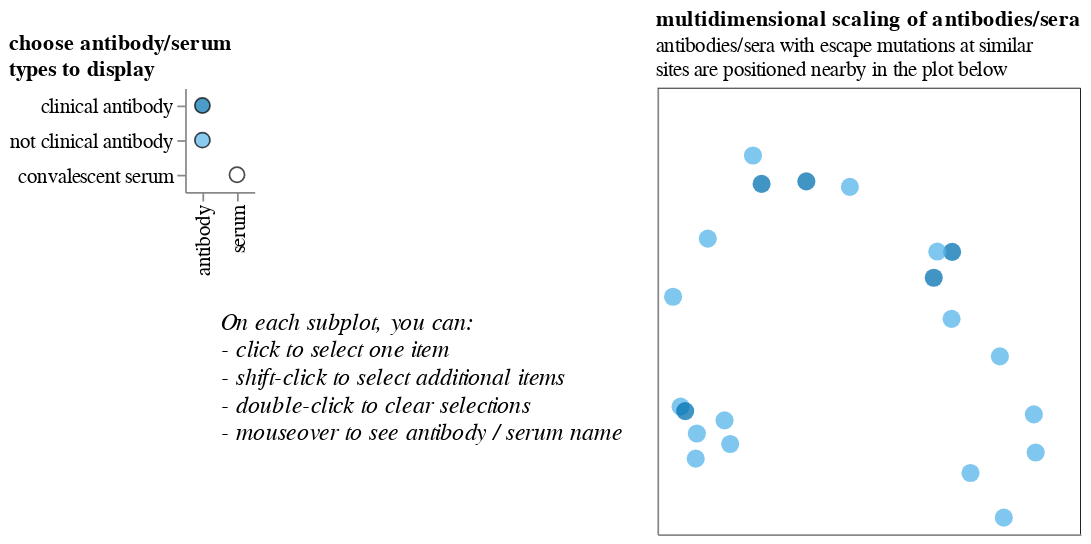

Notebook source saved alongside this figure:
### Markdown cell above
Next make MDS plot:

### Code cell
# build drop down menu to select metric and random seed
metric_select_binding = alt.binding_select(options=mds_coords['metric'].unique())
metric_selection = alt.selection_single(name='escape',
                                        fields=['metric'],
                                        bind=metric_select_binding,
                                        init={'metric': 'sum of mutations at site'})
seed_select_binding = alt.binding_select(options=mds_coords['seed'].unique())
seed_selection = alt.selection_single(name='multidimensional scaling random',
                                      fields=['seed'],
                                      bind=seed_select_binding,
                                      init={'seed': 1},
                                      )

# size, but scaled so a unit on x and y mean the same; note
# padding added here so sizes correct
size = 180
pad = 0.04
x_extent = mds_coords['x'].max() - mds_coords['x'].min()
y_extent = mds_coords['y'].max() - mds_coords['y'].min()
y_min = mds_coords['y'].min() - pad * y_extent
y_max = mds_coords['y'].max() + pad * y_extent
x_min = mds_coords['x'].min() - pad * x_extent
x_max = mds_coords['x'].max() + pad * x_extent

mds_plot = (
    alt.Chart(mds_coords)
    .encode(x=alt.X('x:Q',
                    scale=alt.Scale(padding=0,
                                    nice=False,
                                    domain=(x_min, x_max),
                                    ),
                    axis=alt.Axis(labels=False,
                                  title=None,
                                  ticks=False,
                                  grid=False,
                                  ),
                    ),
            y=alt.Y('y:Q',
                    scale=alt.Scale(padding=0,
                                    nice=False,
                                    domain=(y_min, y_max),
                                    ),
                    axis=alt.Axis(labels=False,
                                  title=None,
                                  ticks=False,
                                  grid=False,
                                  ),
                    ),
            opacity=alt.condition(~highlight_condition, alt.value(0.75), alt.value(1)),
            stroke=alt.condition(~highlight_condition, alt.value(None), alt.value('black')),
            color=condition_subtype_color,
            tooltip=['condition'])
    .mark_circle(size=circle_size)
    .properties(width=size * x_extent,
                height=size * y_extent,
                title={'text': 'multidimensional scaling of antibodies/sera',
                       'subtitle': ['antibodies/sera with escape mutations at similar',
                                    'sites are positioned nearby in the plot below'],
                       'anchor': 'start',
                       'align': 'left',
                       }
                )
    .add_selection(seed_selection,
                   metric_selection,
                   highlight_condition,
                   select_condition_subtype,
                   )
    .transform_filter(metric_selection)
    .transform_filter(seed_selection)
    .transform_filter(select_condition_subtype)
    )

# box around MDS plot: https://stackoverflow.com/a/62862229/4191652
dummy_lines = {}
for key, x, y in [('top', (x_min, x_max), (y_max, y_max)),
                  ('right', (x_max, x_max), (y_min, y_max)),
                  ]:
    dummy_lines[key] = (
        alt.Chart(pd.DataFrame({'x': x,
                                'y': y})
                  )
        .mark_line(color='black',
                   strokeWidth=0.5)
        .encode(x=alt.X('x:Q',
                        scale=alt.Scale(padding=0,
                                        nice=False,
                                        domain=(x_min, x_max),
                                        ),
                        axis=alt.Axis(labels=False,
                                      title=None,
                                      ticks=False,
                                      grid=False,
                                      ),
                        ),
                y=alt.Y('y:Q',
                        scale=alt.Scale(padding=0,
                                        nice=False,
                                        domain=(y_min, y_max),
                                        ),
                        axis=alt.Axis(labels=False,
                                      title=None,
                                      ticks=False,
                                      grid=False,
                                      ),
                        )
                )
        )
mds_plot = mds_plot + dummy_lines['top'] + dummy_lines['right']

# show the plot with legend
(legend_condition_type | mds_plot).configure_view(stroke='black').configure_view(strokeOpacity=0)

### Figure 1 — Vega-Lite specification as saved in the notebook (floating-point values rounded to 4 significant figures; data arrays with more than 128 entries replaced by an {"elided": "..."} marker saying what was removed)
{"config": {"view": {"continuousWidth": 400, "continuousHeight": 300, "strokeOpacity": 0}}, "hconcat": [{"data": {"name": "data-e68e7129f753179d825bb949065ed99a"}, "mark": {"type": "circle", "size": 77.0, "stroke": "black", "strokeWidth": 1}, "encoding": {"color": {"condition": {"type": "nominal", "field": "condition_subtype", "legend": null, "scale": {"domain": ["clinical antibody", "not clinical antibody", "convalescent serum"], "range": ["#0072B2", "#56B4E9", "#FD5602"]}, "selection": "selector001"}, "value": "white"}, "x": {"type": "nominal", "axis": {"labelFontSize": 12, "title": ["", "On each subplot, you can:", " - click to select one item", " - shift-click to select additional items", " - double-click to clear selections", " - mouseover to see antibody / serum name"], "titleAlign": "left", "titleFontSize": 14, "titleFontStyle": "italic", "titleFontWeight": "normal"}, "field": "condition_type"}, "y": {"type": "nominal", "axis": {"labelFontSize": 12, "title": null}, "field": "condition_subtype", "sort": ["clinical antibody", "not clinical antibody", "convalescent serum"]}}, "selection": {"selector001": {"type": "multi", "fields": ["condition_subtype"], "init": [{"condition_subtype": "clinical antibody"}, {"condition_subtype": "not clinical antibody"}], "resolve": "union", "empty": "none"}}, "title": {"text": ["choose antibody/serum", "types to display"], "align": "left", "anchor": "start"}}, {"layer": [{"data": {"name": "data-47b56dd2481c159f4e01f1a21f1515ac"}, "mark": {"type": "circle", "size": 110}, "encoding": {"color": {"condition": {"type": "nominal", "field": "condition_subtype", "legend": null, "scale": {"domain": ["clinical antibody", "not clinical antibody", "convalescent serum"], "range": ["#0072B2", "#56B4E9", "#FD5602"]}, "selection": "selector001"}, "value": "white"}, "opacity": {"condition": {"value": 0.75, "selection": {"not": "selector002"}}, "value": 1}, "stroke": {"condition": {"value": null, "selection": {"not": "selector002"}}, "value": "black"}, "tooltip": [{"type": "nominal", "field": "condition"}], "x": {"type": "quantitative", "axis": {"grid": false, "labels": false, "ticks": false, "title": null}, "field": "x", "scale": {"domain": [-0.05435, 1.413], "nice": false, "padding": 0}}, "y": {"type": "quantitative", "axis": {"grid": false, "labels": false, "ticks": false, "title": null}, "field": "y", "scale": {"domain": [-0.05729, 1.489], "nice": false, "padding": 0}}}, "height": 257.8, "selection": {"multidimensional scaling random": {"type": "single", "fields": ["seed"], "bind": {"input": "select", "options": [1.0, 2.0]}, "init": {"seed": 1}}, "escape": {"type": "single", "fields": ["metric"], "bind": {"input": "select", "options": ["max of any mutation at site", "mean of mutations at site", "sum of mutations at site"]}, "init": {"metric": "sum of mutations at site"}}, "selector002": {"type": "multi", "on": "click", "fields": ["condition"], "nearest": false, "empty": "none", "toggle": true, "resolve": "union"}, "selector001": {"type": "multi", "fields": ["condition_subtype"], "init": [{"condition_subtype": "clinical antibody"}, {"condition_subtype": "not clinical antibody"}], "resolve": "union", "empty": "none"}}, "title": {"text": "multidimensional scaling of antibodies/sera", "subtitle": ["antibodies/sera with escape mutations at similar", "sites are positioned nearby in the plot below"], "anchor": "start", "align": "left"}, "transform": [{"filter": {"selection": "escape"}}, {"filter": {"selection": "multidimensional scaling random"}}, {"filter": {"selection": "selector001"}}], "width": 244.6}, {"data": {"name": "data-ab27f02b494012d3af3de4ab05d08693"}, "mark": {"type": "line", "color": "black", "strokeWidth": 0.5}, "encoding": {"x": {"type": "quantitative", "axis": {"grid": false, "labels": false, "ticks": false, "title": null}, "field": "x", "scale": {"domain": [-0.05435, 1.413], "nice": false, "padding": 0}}, "y": {"type": "quantitative", "axis": {"grid": false, "labels": false, "ticks": false, "title": null}, "field": "y", "scale": {"domain": [-0.05729, 1.489], "nice": false, "padding": 0}}}}, {"data": {"name": "data-156b7d0da59aa509315abd26e440cf0d"}, "mark": {"type": "line", "color": "black", "strokeWidth": 0.5}, "encoding": {"x": {"type": "quantitative", "axis": {"grid": false, "labels": false, "ticks": false, "title": null}, "field": "x", "scale": {"domain": [-0.05435, 1.413], "nice": false, "padding": 0}}, "y": {"type": "quantitative", "axis": {"grid": false, "labels": false, "ticks": false, "title": null}, "field": "y", "scale": {"domain": [-0.05729, 1.489], "nice": false, "padding": 0}}}}]}], "$schema": "https://vega.github.io/schema/vega-lite/v4.8.1.json", "datasets": {"data-e68e7129f753179d825bb949065ed99a": [{"condition_type": "antibody", "condition_subtype": "clinical antibody"}, {"condition_type": "antibody", "condition_subtype": "not clinical antibody"}, {"condition_type": "serum", "condition_subtype": "convalescent serum"}], "data-47b56dd2481c159f4e01f1a21f1515ac": {"elided": "294 records"}, "data-ab27f02b494012d3af3de4ab05d08693": [{"x": -0.05435, "y": 1.489}, {"x": 1.413, "y": 1.489}], "data-156b7d0da59aa509315abd26e440cf0d": [{"x": 1.413, "y": -0.05729}, {"x": 1.413, "y": 1.489}]}}
